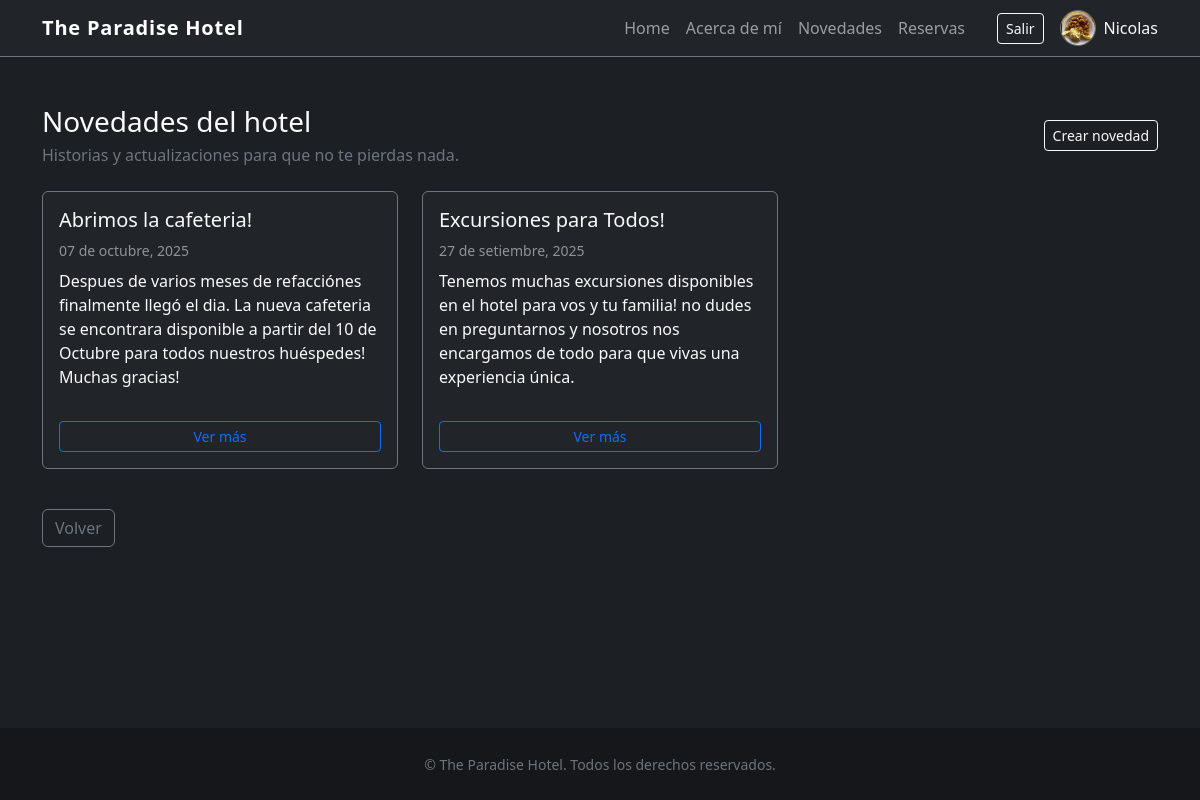
/pages/ (signed in), run on the app's committed database.
### Cuentas/models.py (models this page shows, shortened)
class Perfil(models.Model):
    user = models.OneToOneField(
        settings.AUTH_USER_MODEL,
        on_delete=models.CASCADE,
        related_name="perfil",
    )
    avatar = models.ImageField(upload_to=avatar_upload_to, blank=True, null=True)
    cargo = models.CharField(max_length=100, blank=True)
    actualizado = models.DateTimeField(auto_now=True)
    class Meta:
        verbose_name = "perfil"
        verbose_name_plural = "perfiles"
    def avatar_url(self):
        if self.avatar:
            return self.avatar.url
        nombre = self.user.get_full_name() or self.user.get_username()
        return "https://ui-avatars.com/api/?background=262b33&color=f8f9fa&name=" + quote_plus(nombre)

### Paginas/models.py (models this page shows, shortened)
class Pagina(models.Model):
    titulo = models.CharField(max_length=150)
    slug = models.SlugField(max_length=160, unique=True)
    extracto = models.CharField(max_length=250)
    contenido = models.TextField()
    imagen_portada = models.ImageField(upload_to="paginas/", blank=True)
    fecha_publicacion = models.DateField()
    autor = models.ForeignKey(
        settings.AUTH_USER_MODEL,
        on_delete=models.SET_NULL,
        null=True,
        blank=True,
        related_name="paginas",
    )
    destacada = models.BooleanField(default=False)
    creado = models.DateTimeField(auto_now_add=True)
    actualizado = models.DateTimeField(auto_now=True)
    class Meta:
        ordering = ["-fecha_publicacion", "-creado"]
        verbose_name = "página"
        verbose_name_plural = "páginas"
    def get_absolute_url(self):
        return f"/pages/{self.slug}/"

### Paginas/views.py (the view)
# urls.py: path("pages/", PaginaListView.as_view(), name="lista"),
class PaginaListView(ListView):
    model = Pagina
    template_name = "paginas/pagina_list.html"
    context_object_name = "paginas"
    paginate_by = 6

### Cuentas/context_processors.py (called while the page is built)
def perfil_actual(request):
    if not request.user.is_authenticated:
        return {}
    perfil, _ = Perfil.objects.get_or_create(user=request.user)
    return {"perfil_actual": perfil}

### Paginas/templates/paginas/pagina_list.html (shortened to what this page needs)
{% extends "base.html" %}
{% block content %}
<section class="row">
    <div class="col-12 mb-4">
        <div class="d-flex flex-column flex-md-row align-items-md-center justify-content-md-between gap-3">
            <div>
                <h1 class="h3 mb-1">Novedades del hotel</h1>
                <p class="text-secondary mb-0">Historias y actualizaciones para que no te pierdas nada.</p>
            </div>
            <div>
                {% if request.user.is_authenticated %}
                    <a href="{% url 'paginas:crear' %}" class="btn btn-outline-light btn-sm">Crear novedad</a>
                {% else %}
                    <a href="#" class="btn btn-outline-light btn-sm disabled" aria-disabled="true">Iniciá sesión para crear</a>
                {% endif %}
            </div>
        </div>
    </div>
    {% if paginas %}
        {% for pagina in paginas %}
            <div class="col-md-6 col-lg-4 mb-4">
                <article class="card bg-dark h-100 border-secondary text-light">
                    <div class="card-body d-flex flex-column">
                        <h2 class="h5 text-light">{{ pagina.titulo }}</h2>
                        <p class="text-white-50 small mb-2">{{ pagina.fecha_publicacion|date:"d \d\e F, Y" }}</p>
                        <p class="flex-grow-1">{{ pagina.extracto }}</p>
                        <a href="{{ pagina.get_absolute_url }}" class="btn btn-outline-primary btn-sm mt-3">Ver más</a>
                    </div>
                </article>
            </div>
        {% endfor %}
    {% else %}
        <div class="col-12">
            <div class="alert alert-secondary">No hay novedades aún. ¡Pronto tendremos noticias!</div>
        </div>
    {% endif %}
    <div class="col-12 mt-3">
        <a href="{% url 'home' %}" class="btn btn-outline-secondary">Volver</a>
    </div>
</section>
{% endblock %}

### HotelApp/Templates/base.html (shortened to what this page needs)
<!DOCTYPE html>
<html lang="es">
<head>
    <link href="https://cdn.jsdelivr.net/npm/bootstrap@5.3.0/dist/css/bootstrap.min.css" rel="stylesheet">
</head>
<body class="d-flex flex-column min-vh-100">
    <header class="border-bottom border-secondary">
        <nav class="navbar navbar-expand-lg navbar-dark bg-dark">
            <div class="container">
                <a class="navbar-brand" href="{% url 'home' %}">The Paradise Hotel</a>
                <div class="collapse navbar-collapse" id="navbarMain">
                    <ul class="navbar-nav ms-auto align-items-lg-center">
                        <li class="nav-item">
                            <a class="nav-link" href="{% url 'home' %}">Home</a>
                        </li>
                        <li class="nav-item">
                            <a class="nav-link" href="{% url 'paginas:about' %}">Acerca de mí</a>
                        </li>
                        <li class="nav-item">
                            <a class="nav-link" href="{% url 'paginas:lista' %}">Novedades</a>
                        </li>
                        <li class="nav-item">
                            <a class="nav-link" href="{% url 'lista_reservas' %}">Reservas</a>
                        </li>
                        {% if request.user.is_authenticated %}
                            <li class="nav-item ms-lg-4">
                                <div class="d-flex align-items-center gap-3">
                                    <form action="{% url 'cuentas:logout' %}" method="post" class="d-inline">
                                        <button type="submit" class="btn btn-outline-light btn-sm">Salir</button>
                                    </form>
                                    <a class="d-flex align-items-center gap-2 text-decoration-none" href="{% url 'cuentas:perfil' %}">
                                        <img src="{{ perfil_actual.avatar_url }}" alt="Avatar de {{ request.user.username }}" class="nav-avatar">
                                        <span class="text-light">{{ request.user.first_name|default:request.user.username }}</span>
                                    </a>
                                </div>
                            </li>
                        {% else %}
                            <li class="nav-item ms-lg-4 d-flex gap-2">
                                <a class="btn btn-outline-light btn-sm" href="{% url 'cuentas:login' %}">Ingresar</a>
                                <a class="btn btn-primary btn-sm" href="{% url 'cuentas:registro' %}">Registrarme</a>
                            </li>
                        {% endif %}
                    </ul>
                </div>
            </div>
        </nav>
    </header>
    <main class="container flex-grow-1 py-5">
        {% block content %}
        {% endblock %}
    </main>
    <footer class="py-4 mt-auto text-center">
        <div class="container">
            <small class="text-secondary">&copy; {{ now|date:"Y" }} The Paradise Hotel. Todos los derechos reservados.</small>
        </div>
    </footer>
</body>
</html>

### HotelApp/Templates/base.html (style rules this page uses)
body { background-color: #1c1f24; color: #f8f9fa; min-height: 100vh; display: flex; flex-direction: column; }
.navbar-brand { font-weight: 600; letter-spacing: 0.04em; }
footer { background: rgba(0, 0, 0, 0.25); }
.nav-avatar { width: 36px; height: 36px; border-radius: 50%; object-fit: cover; border: 1px solid rgba(255, 255, 255, 0.35); }

### data on the page
Perfil: avatar_url (picture)
Pagina: titulo "Abrimos la cafeteria!", fecha_publicacion "07 de octubre, 2025", extracto "Despues de varios meses de refacciónes finalmente llegó el dia. La nueva cafeteria se encontrara disponible a partir del 10 de Octubre para todos nuestros huéspedes! Muchas gracias!"
Pagina: titulo "Excursiones para Todos!", fecha_publicacion "27 de setiembre, 2025", extracto "Tenemos muchas excursiones disponibles en el hotel para vos y tu familia! no dudes en preguntarnos y nosotros nos encargamos de todo para que vivas una experiencia única."

### other printed values
{{ request.user.first_name|default:request.user.username }} "Nicolas"
